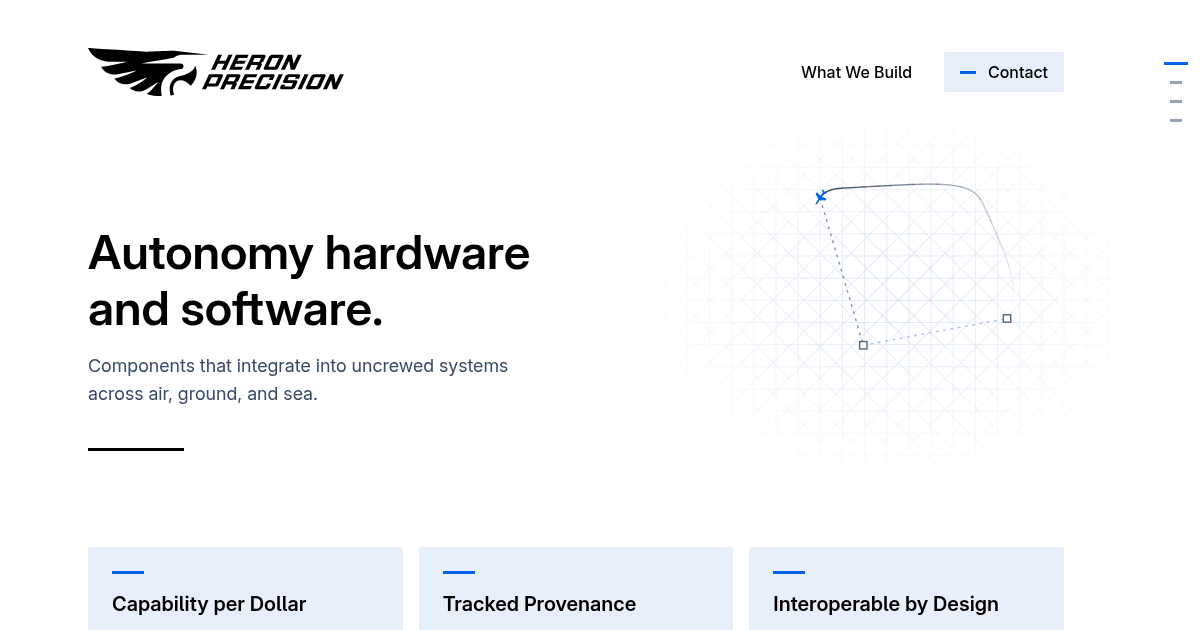
#> input picture card.png, 1200 x 630 px
$ python gifshrink.py ../card.png ../card.png 1.0 5 5
#> lines starting #> are read from the running program, lines starting #| are printed output that depends on the picture
"""Shrink a GIF: gifshrink.py in.gif out.gif [scale=0.75] [keep every Nth frame=2] [colors=64].
Dropped frames add their time to the frame before, so the length is unchanged."""
import sys
from PIL import Image, ImageSequence
src, dst = sys.argv[1], sys.argv[2]
sc, step, cols = (float(sys.argv[3]) if len(sys.argv) > 3 else 0.75), (int(sys.argv[4]) if len(sys.argv) > 4 else 2), (int(sys.argv[5]) if len(sys.argv) > 5 else 64)
g = Image.open(src); fr=[]; du=[]
#> further down, g is the input picture: PIL image 1200x630 RGB; mean R, G, B 245.1, 246.2, 247.8
for i, f in enumerate(ImageSequence.Iterator(g)):
    d = f.info.get('duration', 40)
    if i % step: du[-1] += d; continue
    im = f.convert('RGB'); im = im.resize((round(im.width*sc), round(im.height*sc)), Image.LANCZOS)
    fr.append(im.quantize(cols, method=Image.MEDIANCUT)); du.append(d)
#> this loop made 1 pass
#> d on pass 1: 40
#> after the loop, du = [40]; fr = 1 item
fr[0].save(dst, save_all=True, append_images=fr[1:], duration=du, loop=0, optimize=True)
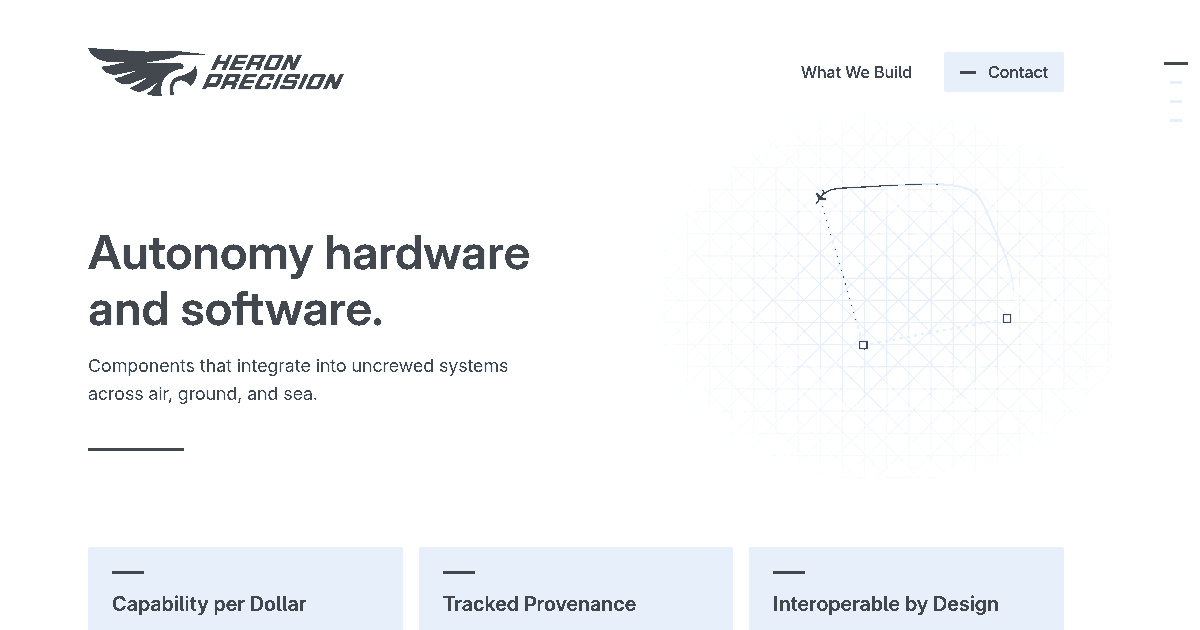
#> saved as card.png: PIL image 1200x630 P; mean R, G, B 246.5, 247.7, 249.3
